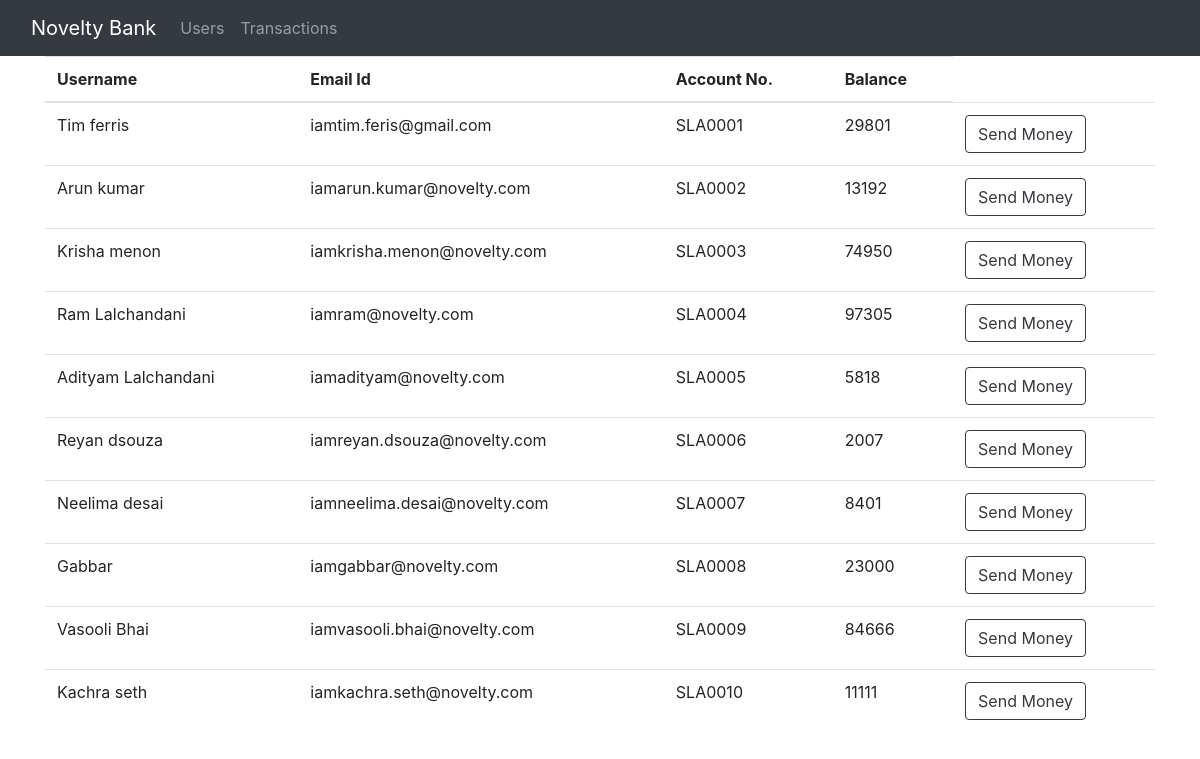
The page /users.php on the database its author committed.
### tables this page shows
CREATE TABLE `customers` (
  `Sno` int(3) NOT NULL,
  `Name` varchar(30) NOT NULL,
  `Email` varchar(30) NOT NULL,
  `Account No.` varchar(8) NOT NULL,
  `Balance` int(5) NOT NULL,
  `Date joined` datetime NOT NULL DEFAULT current_timestamp()
);

### users.php (the view, shortened to what this page needs)
<!doctype html>
<html lang="en">
  <head>
    <link rel="stylesheet" href="https://cdn.jsdelivr.net/npm/bootstrap@4.5.3/dist/css/bootstrap.min.css">
  </head>
  <body>
    <?php require 'common_files/_nav.php'; ?>
  </body>
</html>
<?php
include 'common_files/_dbconnect.php';
    $sql = "SELECT * FROM `customers`;";
    $val = mysqli_query($con, $sql);
    if($val){
        echo "<div class='container'>
        <table class='table table-hover'>
        <thead>
          <tr>
            <th scope='col'>Username</th>
            <th scope='col'>Email Id</th>
            <th scope='col'>Account No.</th>
            <th scope='col'>Balance</th>
          </tr>
        </thead>
        <tbody>";
          while($row = mysqli_fetch_array($val)){
              echo "<tr>";
              echo "<form method = 'post' action = 'send_money.php'>";
              echo "<td>" . $row['Name'] . "</td>";
              echo "<td>" . $row['Email'] . "</td>";
              echo "<td>" . $row['Account No.'] . "</td>";
              echo "<td>" . $row['Balance'] . "</td>";
              $id_value=$row['Sno'] ;
             echo "<td><a href='send_money.php?uid=$id_value'><button class = 'btn btn-outline-dark'>Send Money</button></a></td>";
             echo " </form> ";
             echo "</tr>";
        }
        echo "</tbody>
        </table>
        </div>";
    }
    else{
        echo "no";
    }

### common_files/_nav.php (shortened to what this page needs)
<nav class="navbar navbar-expand-lg navbar-dark bg-dark">
  <div class="container-fluid">
    <a class="navbar-brand" href="index.php">Novelty Bank</a>
    <div class="collapse navbar-collapse" id="navbarSupportedContent">
      <ul class="navbar-nav me-auto mb-2 mb-lg-0">
        <li class="nav-item">
          <a class="nav-link" href="users.php">Users</a>
        </li>
        <li class="nav-item">
          <a class="nav-link" href="transactions.php">Transactions</a>
        </li>
      </ul>
    </div>
  </div>
</nav>

### rows shown on the page
customers: Name "Tim ferris", Email "iamtim.feris@gmail.com", value "SLA0001", Balance "29801"
customers: Name "Arun kumar", Email "iamarun.kumar@novelty.com", value "SLA0002", Balance "13192"
customers: Name "Krisha menon", Email "iamkrisha.menon@novelty.com", value "SLA0003", Balance "74950"
customers: Name "Ram Lalchandani", Email "iamram@novelty.com", value "SLA0004", Balance "97305"
customers: Name "Adityam Lalchandani", Email "iamadityam@novelty.com", value "SLA0005", Balance "5818"
customers: Name "Reyan dsouza", Email "iamreyan.dsouza@novelty.com", value "SLA0006", Balance "2007"
customers: Name "Neelima desai", Email "iamneelima.desai@novelty.com", value "SLA0007", Balance "8401"
customers: Name "Gabbar", Email "iamgabbar@novelty.com", value "SLA0008", Balance "23000"
customers: Name "Vasooli Bhai", Email "iamvasooli.bhai@novelty.com", value "SLA0009", Balance "84666"
customers: Name "Kachra seth", Email "iamkachra.seth@novelty.com", value "SLA0010", Balance "11111"
